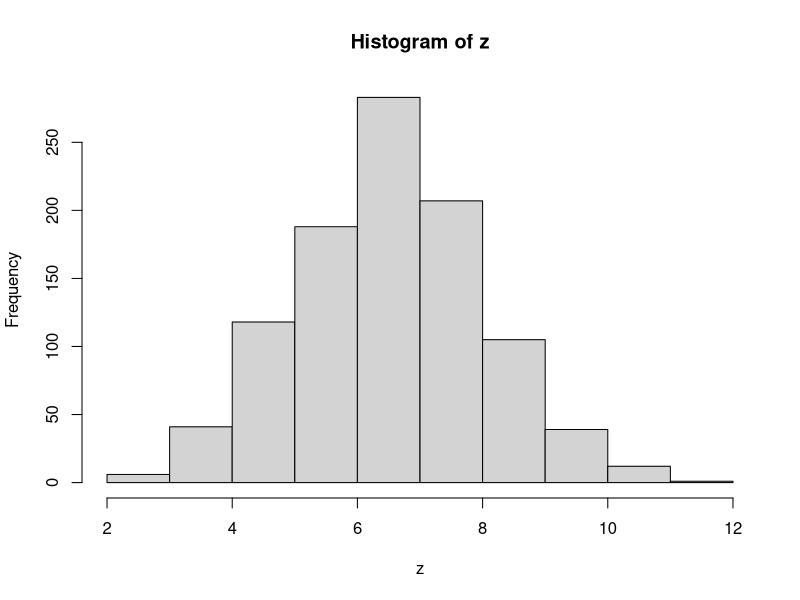
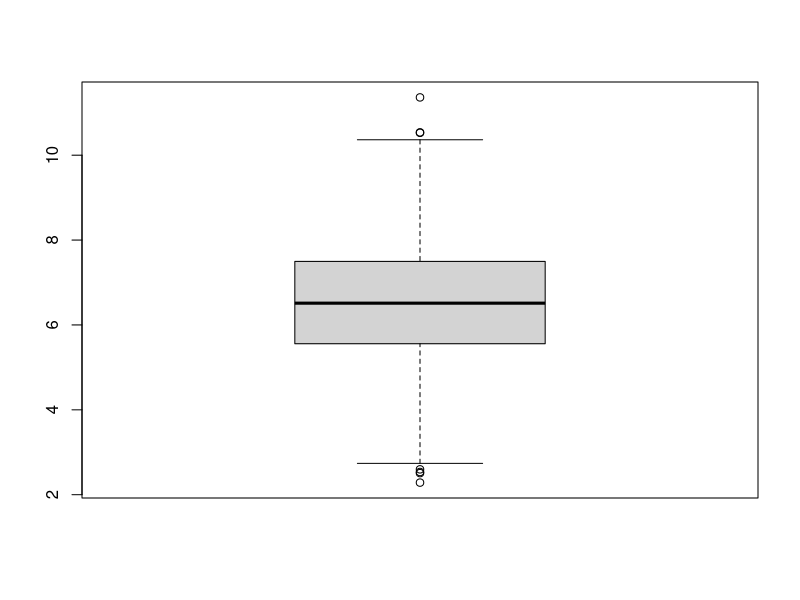

Source code (R) for these figures, in order:
## ---- chunk 1
#| echo: false

set.seed(123)
z <- rnorm(n = 1000, mean = 6.5, sd = 1.5)
summary(z)
## ---- chunk 2
#| label: fig-grafieken
#| echo: false
#| layout-ncol: 2
#| fig-cap: Grafieken
#| fig-subcap: 
#| - Histogram
#| - Boxplot

hist(z)

boxplot(z)

